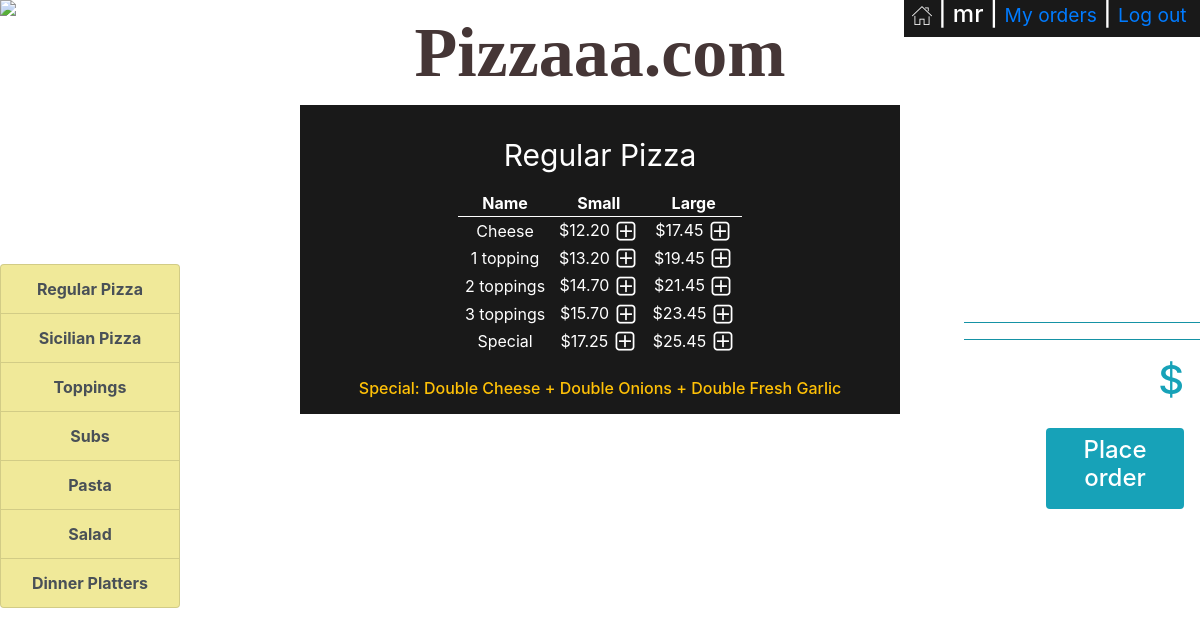
Page /menu/Regular Pizza (signed in) on the committed database.
### orders/models.py (models this page shows, shortened)
class Category(models.Model):
    name=models.CharField(max_length=64)
    def __str__(self):
        return ("{}".format(self.name))

class Regular_pizza(models.Model):
    name=models.CharField(max_length=64)
    small=models.DecimalField(max_digits=4,decimal_places=2)
    large=models.DecimalField(max_digits=4,decimal_places=2)

### orders/views.py (the view)
# urls.py: path("menu/<str:category>", views.menu, name="menu"),
def menu(request,category):
    menu,columns=findTable(category)
    order_number=User_order.objects.get(user=request.user,status='initiated').order_number
    context = {
        "user":request.user,
        "Checkout":Order2.objects.filter(user=request.user,number=order_number),
        "Checkout_category":Order2.objects.filter(user=request.user,number=order_number).values_list('category').distinct(),
        "Total":list(Order2.objects.filter(user=request.user,number=order_number).aggregate(Sum('price')).values())[0],
        "Category": Category.objects.all(),
        "Active_category":category,
        "Menu": menu,
        "Columns":columns,
        "Topping_price": 0.00,
        "Order_number":order_number
    }
    return render(request,"menu.html",context)

### orders/views.py (called while the page is built)
def findTable(category):
    if category == "Regular Pizza":
        menu=Regular_pizza.objects.all()
        columns=3
    elif category == "Sicilian Pizza":
        menu=Sicilian_pizza.objects.all()
        columns=3
    elif category == "Toppings":
        menu=Topping.objects.all()
        columns=1
    elif category == "Subs":
        menu=Sub.objects.all()
        columns=3
    elif category == "Pasta":
        menu=Pasta.objects.all()
        columns=2
    elif category == "Salad":
        menu=Salad.objects.all()
        columns=2
    elif category == "Dinner Platters":
        menu=Dinner_platter.objects.all()
        columns=3
    return menu,columns

### orders/templates/menu.html (shortened to what this page needs)
{% extends "layout.html" %}
{% block body%}
<div class='p-3'>
    <table class='table-small w-50 mx-auto text-center '>
        <caption style='caption-side:top;color:white;font-size: 30px;text-align: center'>{{Active_category}}</caption>
        {% if Columns == 3 %}
        <thead class='thead-light'>
            <tr >
                <th>Name</th>
                <th>Small</th>
                <th>Large</th>
            </tr>
        </thead>
        <tbody>
            {% for row in Menu %}
            <tr>
                {% load static %}
                <td>{{row.name}}</td>
                {% if row.small == None %}
                    <td></td>
                {% else %}
                    <td>${{row.small}}&nbsp;<a href="{% url 'add' Active_category row.name row.small %}"><img class='plus' src="{% static 'plus.png' %}"></a></td>
                {% endif %}
                <td>${{row.large}}&nbsp;<a href="{% url 'add' Active_category row.name row.large %}"><img class='plus' src="{% static 'plus.png' %}"></a></td>
            </tr>
            {% endfor %}
        </tbody>
        {% endif %}
    </table>
</div>
{% if Active_category == 'Regular Pizza' or Active_category == 'Sicilian Pizza'  %}
    <div class='text-center p-2'>
        <h6 class='text-warning mx-auto'>Special: Double Cheese + Double Onions + Double Fresh Garlic</h6>
{% endif %}
{% endblock %}

### orders/templates/layout.html (shortened to what this page needs)
<!DOCTYPE html>
<html style="height:100%">
<head>
    {% load static %}
    <link rel="stylesheet" type="text/css" href="{% static 'styles.css' %}">
    <link rel="stylesheet" href="https://maxcdn.bootstrapcdn.com/bootstrap/4.1.3/css/bootstrap.min.css">
</head>
<body style="height:100%">
    <img id='pizza_background' src="https://images.unsplash.com/photo-1534308983496-4fabb1a015ee?ixlib=rb-1.2.1&ixid=eyJhcHBfaWQiOjEyMDd9&auto=format&fit=crop&w=1510&q=80">
    {% if Category %}
    <div id='username'>
        <h4 class='px-2' ><a href="{% url 'index' %}"><img src="{% static 'home.png' %}"></a> |
            {{user.username}} |
            {% if not user.is_superuser %}
            <small><a href="{% url 'my_orders' Order_number %}">My orders</a></small> |
            {% endif %}
            <small><a href="{% url 'logout' %}"> Log out&nbsp;</a></small>
        </h4>
    </div>
    {% endif %}
    <p id='logo' class='text-center m-0 font-weight-bold'>Pizzaaa.com</p>
    <div id='category' class="list-group text-center">
        {% for category in Category %}
        <a href="{% url 'menu' category  %}" class="list-group-item list-group-item-action">{{category}}</a>
        {% endfor %}
    </div>
    <div id='center_box' class='w-50  mx-auto  '>
        {% block body%}
        {% endblock %}
    </div>
    <div id='checkout' class='list-group text-right '>
    {% if Category %}
        <h3 class=' text-right pr-3'>CHECKOUT</h3>
        <ul >
            <hr class='bg-info'>
            <hr class='bg-info'>
            <li class='text-info text-right pr-3 '><h1><small class='text-white'>Total</small> ${{Total|floatformat:2}}</h1></li>
        </ul>
    <a id='place_order'  href="{% url 'my_orders' Order_number %}"><div  class='bg-info w-50 rounded p-2  ml-auto mr-3 text-center text-white '><h4>Place order</h4></div></a>
    {% endif %}
    </div>
</body>
</html>

### orders/static/styles.css (style rules this page uses)
#pizza_background { position: absolute; z-index:-99; }
#category { position: absolute; top:33%; width:15%; }
#category a { background-color: transparent; font-weight: bold; background-color: #f0e999; }
#logo { padding:0px; font-family: webLogo ; font-size: 70px; color: #453636; }
#center_box,#username { background-color: rgba(0, 0, 0, 0.9); color: white; }
th { border-bottom: 1px solid white; }
#checkout { color:white; position: absolute; top:33%; right:0%; width:23%; }
#username { position: absolute; right: 0; }
li { list-style-type: none; }

### rows in the picture
Category: name "Regular Pizza"
Category: name "Sicilian Pizza"
Category: name "Toppings"
Category: name "Subs"
Category: name "Pasta"
Category: name "Salad"
Category: name "Dinner Platters"
Regular_pizza: name "Cheese", small "12.20", large "17.45"
Regular_pizza: name "1 topping", small "13.20", large "19.45"
Regular_pizza: name "2 toppings", small "14.70", large "21.45"
Regular_pizza: name "3 toppings", small "15.70", large "23.45"
Regular_pizza: name "Special", small "17.25", large "25.45"

### other values in the picture
{{ user.username }} "mr"
{{ Active_category }} "Regular Pizza"
